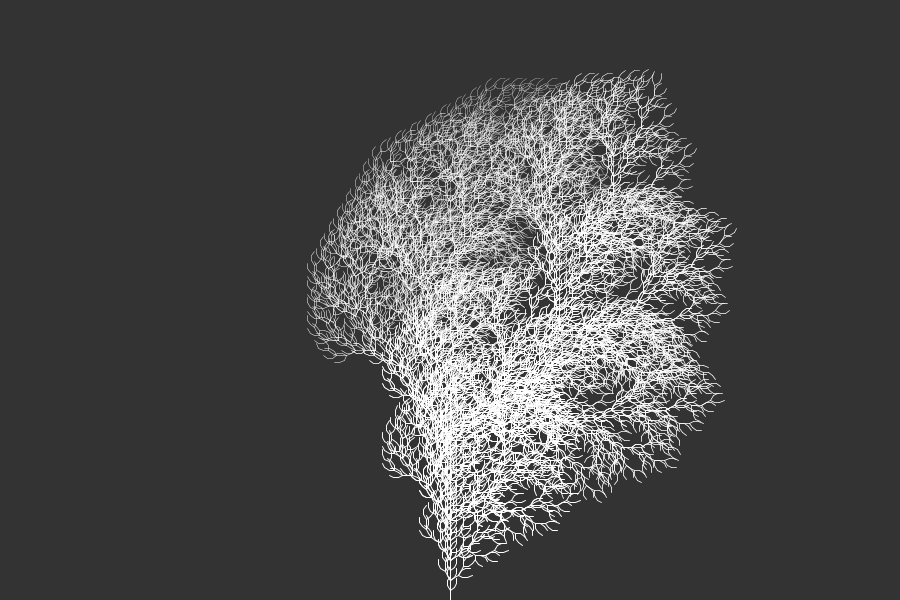
Frame 1 (no input)
Frame 60 (the mouse pressed at the canvas centre just before this capture): identical to frame 1, image omitted
Frame 120 (the mouse held since frame 60 and released just before this capture): identical to frame 1, image omitted

The Processing sketch that drew this single still picture (run headless with seeded random() and noise(); from frame 60 on, the mouse is pressed at the canvas centre):

// Processing sketch: c016_l_system_fractal_trees
// ── c016_l_system_fractal_trees.pde
String axiom;


// Parameters
int treeSize = 5; // Max recommended value: 5
float branchLength = 5;
float maxBranchWidth = 1;
float minBranchWidth = 0.3;
boolean showProcess = false;
boolean smooth = true;

HashMap<Character, String> rules;

Turtle turtle;

void setup() {
  size(900, 600);
  
  rules = new HashMap<Character, String>();
  rules.put('F', "FF+[+F-F-F]-[-F+F+F]");
  
  PVector initialPos = new PVector(width / 2, height);
  turtle = new Turtle(initialPos, generateInstructions(treeSize));
  
  if (!showProcess) {
    while(turtle.isActive) {
      turtle.update();
    }
  }
}

void draw() {
  background(51);
  
  turtle.show();
  if (showProcess) {
    turtle.update();
  }
}

String generateInstructions(int iterations) {
  String instructions = "F";
  
  for (int i=0 ; i<iterations ; i++) {
    instructions = getNextSentence(instructions);
  }
  
  return instructions;
}

String getNextSentence(String sentence) {
  StringBuilder nextSentence = new StringBuilder();
  
  for (int i=0 ; i<sentence.length() ; i++) {
    Character c = sentence.charAt(i);
    String nextValue = rules.get(c);
    
    nextSentence.append(nextValue == null ? c : nextValue);
  }
  
  return nextSentence.toString();
}

// ── triplet.pde
class Triplet<T, S, U> {
  T value1;
  S value2;
  U value3;
  
  public Triplet(T value1, S value2, U value3) {
    this.value1 = value1;
    this.value2 = value2;
    this.value3 = value3;
  }
}

// ── turtle.pde
import java.util.Stack;
import java.util.Arrays;

class Turtle {
  Stack<Triplet<PVector, PVector, Float>> checkpoints;  // currentPos, lastPos, angle
  ArrayList<Triplet<PVector, PVector, Integer>> points; // An array of points where the turtle has been. start, end, strokeWeight
  PVector currentPos;  // Position of the turtle
  PVector lastPoint;   // Last point were the turtle was
  PVector nextPoint;   // Next point were the turtle should be
  
  static final float speed = 5;     // Speed of the turtle when drawing
  PVector dir;  // Represents the direction the turtle is moving
  float angle;  // Angle of the turtle

  String instructions;   // Instructions to draw
  int instructionIndex;  // Current instruction
  
  boolean isActive;  // The turtle is still drawing
  
  public Turtle(PVector initialPos, String instructions) {
    checkpoints = new Stack();
    points = new ArrayList<Triplet<PVector, PVector, Integer>>();
    currentPos = cloneVector(initialPos);
    lastPoint = cloneVector(initialPos);
    
    this.instructions = instructions;
    instructionIndex = 0;
    
    angle = 0;
    
    isActive = true;
  }
  
  private PVector cloneVector(PVector v) {
    return new PVector(v.x, v.y);
  }
  
  // ================= //
  // ==== Display ==== //
  // ================= //
  
  public void show() {
    if (showProcess) {
      showTurtle();
    }
    showPath();
  }
  
  private void showTurtle() {
    noStroke();
    fill(0, 255, 0);
    
    circle(currentPos.x, currentPos.y, 10);
  }
  
  private void showPath() {
    stroke(255);
    
    // Previous points
    int i = 0;
    for (Triplet<PVector, PVector, Integer> point : points) {
      PVector last = point.value1;
      PVector next = point.value2;
      
      float weight = map(i, 0, points.size(), maxBranchWidth, minBranchWidth);
      strokeWeight(weight);
      line(last.x, last.y, next.x, next.y);
      
      i++;
    }
    
    // From lastpoint to current point
    line(lastPoint.x, lastPoint.y, currentPos.x, currentPos.y);
  }
  
  // ============== //
  // ==== Draw ==== //
  // ============== //
  
  public void update() {
    if (instructionIndex >= instructions.length()) {
      isActive = false;
      return;
    }
    
    switch(instructions.charAt(instructionIndex)) {
      case 'F': move(); break;
      case '+': turn(PI / 6); break;
      case '-': turn(-PI / 6); break;
      case '[': saveCheckpoint(); break;
      case ']': loadCheckpoint(); break;
    }
  }
  
  // Moves the turtle to the next point
  public void move() {
    // If the turtle is on its not moving, this section calculates its next point
    if (!isMoving()) {
      float nextX = currentPos.x + branchLength * sin(angle);
      float nextY = currentPos.y - branchLength * cos(angle);
      
      nextPoint = new PVector(nextX, nextY);
      
      dir = PVector.sub(nextPoint, currentPos);
      dir.mult(speed / dir.mag());
    }
    
    // Move the turtle towards the next point
    if (smooth)
      currentPos.add(dir);
    else
      currentPos = nextPoint;
    
    // Check if the turtle has reached the next point
    if (hasReachedTarget()) {
      points.add(new Triplet(cloneVector(lastPoint), cloneVector(nextPoint), 1));
      
      lastPoint = currentPos;
      currentPos = nextPoint;
      nextPoint = null;
      dir = null;
      
      instructionIndex++;
    }
  }
  
  // Rotate the turtle a certain angle
  private void turn(float a) {
    angle += a;
    instructionIndex++;
  }
  
  // Save the current position of the turtle, its last point and its angle.
  private void saveCheckpoint() {
    PVector current = cloneVector(currentPos);
    PVector last = cloneVector(lastPoint);
    float a = angle;
    
    Triplet<PVector, PVector, Float> checkpoint = new Triplet(current, last, a);;
    checkpoints.push(checkpoint);
    
    instructionIndex++;
  }
  
  // Take the turtle to its last checkpoint
  private void loadCheckpoint() {
    Triplet<PVector, PVector, Float> checkpoint = checkpoints.pop();
    
    currentPos = checkpoint.value1;
    lastPoint = checkpoint.value2;
    angle = checkpoint.value3;
    
    instructionIndex++;
  }
  
  private boolean isMoving() {
    return nextPoint != null;
  }
  
  private boolean hasReachedTarget() {
    return currentPos.mag() > dir.mag();
  }
  
  
}
